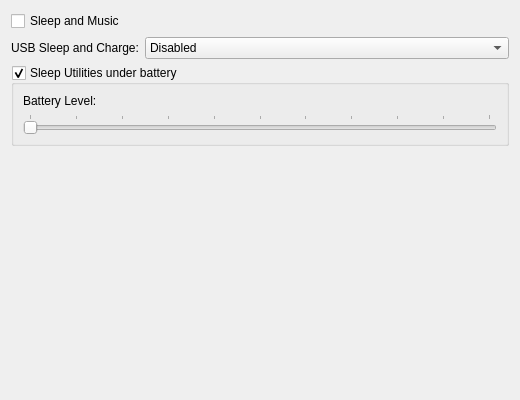
<?xml version="1.0" encoding="UTF-8"?>
<ui version="4.0">
 <author>Azael Avalos &lt;coproscefalo@gmail.com&gt;</author>
 <class>SleepUtils</class>
 <widget class="QWidget" name="SleepUtils">
  <property name="geometry">
   <rect>
    <x>0</x>
    <y>0</y>
    <width>520</width>
    <height>400</height>
   </rect>
  </property>
  <property name="windowTitle">
   <string>Sleep Utilities</string>
  </property>
  <layout class="QFormLayout" name="formLayout">
   <item row="0" column="0" alignment="Qt::AlignLeft">
    <widget class="QCheckBox" name="sleep_music_checkbox">
     <property name="toolTip">
      <string>Toggles the Sleep and Music feature.  The laptop speakers remain powered and the line-in jack is used to connect an external device to use the laptop speakers when the computer is asleep or turned off.</string>
     </property>
     <property name="whatsThis">
      <string>Toggles the Sleep and Music feature.  The laptop speakers remain powered and the line-in jack is used to connect an external device to use the laptop speakers when the computer is asleep or turned off.</string>
     </property>
     <property name="text">
      <string>Sleep and Music</string>
     </property>
    </widget>
   </item>
   <item row="1" column="0" alignment="Qt::AlignLeft">
    <widget class="QLabel" name="sleep_charge_label">
     <property name="text">
      <string>USB Sleep and Charge:</string>
     </property>
    </widget>
   </item>
   <item row="1" column="1">
    <widget class="QComboBox" name="sleep_charge_combobox">
     <property name="sizePolicy">
      <sizepolicy hsizetype="Preferred" vsizetype="Preferred">
       <horstretch>0</horstretch>
       <verstretch>0</verstretch>
      </sizepolicy>
     </property>
     <item>
      <property name="text">
       <string>Disabled</string>
      </property>
     </item>
     <item>
      <property name="text">
       <string>Alternate</string>
      </property>
     </item>
     <item>
      <property name="text">
       <string>Typical</string>
      </property>
     </item>
     <item>
      <property name="text">
       <string>Auto</string>
      </property>
     </item>
     <property name="toolTip">
      <string>Select the USB Sleep and Charge mode.  The computer USB ports will remain powered when the computer is asleep or turned off.</string>
     </property>
     <property name="whatsThis">
      <string>Select the USB Sleep and Charge mode.  The computer USB ports will remain powered when the computer is asleep or turned off.</string>
     </property>
    </widget>
   </item>
   <item row="2" column="0" colspan="2">
    <widget class="QGroupBox" name="groupBox">
     <property name="toolTip">
      <string>Allows the sleep functions to operate when the computer is under battery power.</string>
     </property>
     <property name="whatsThis">
      <string>Allows the sleep functions to operate when the computer is under battery power.</string>
     </property>
     <property name="title">
      <string>Sleep Utilities under battery</string>
     </property>
     <property name="flat">
      <bool>false</bool>
     </property>
     <property name="checkable">
      <bool>true</bool>
     </property>
     <property name="checked">
      <bool>true</bool>
     </property>
     <layout class="QGridLayout" name="gridLayout">
      <item row="0" column="0">
       <widget class="QLabel" name="battery_level_label">
        <property name="text">
         <string>Battery Level:</string>
        </property>
       </widget>
      </item>
      <item row="0" column="1" alignment="Qt::AlignRight">
       <widget class="QLabel" name="battery_level">
        <property name="sizePolicy">
         <sizepolicy hsizetype="Fixed" vsizetype="Fixed">
          <horstretch>0</horstretch>
          <verstretch>0</verstretch>
         </sizepolicy>
        </property>
        <property name="toolTip">
         <string>The current battery level at which the sleep functions will be disabled.</string>
        </property>
        <property name="whatsThis">
         <string>The current battery level at which the sleep functions will be disabled.</string>
        </property>
        <property name="text">
         <string/>
        </property>
       </widget>
      </item>
      <item row="1" column="0" colspan="2">
       <widget class="QSlider" name="battery_level_slider">
        <property name="toolTip">
         <string>Sets the battery level at which the sleep functions will be disabled.</string>
        </property>
        <property name="whatsThis">
         <string>Sets the battery level at which the sleep functions will be disabled.</string>
        </property>
        <property name="maximum">
         <number>100</number>
        </property>
        <property name="pageStep">
         <number>1</number>
        </property>
        <property name="sliderPosition">
         <number>0</number>
        </property>
        <property name="orientation">
         <enum>Qt::Horizontal</enum>
        </property>
        <property name="tickPosition">
         <enum>QSlider::TicksAbove</enum>
        </property>
        <property name="tickInterval">
         <number>10</number>
        </property>
       </widget>
      </item>
     </layout>
    </widget>
   </item>
  </layout>
 </widget>
 <resources/>
 <connections/>
</ui>
